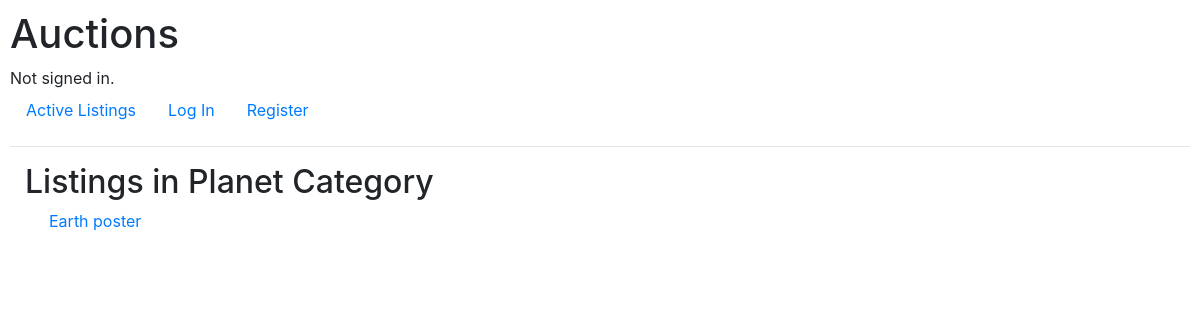
The page /listingsByCategory/Planet on the database as committed earlier.
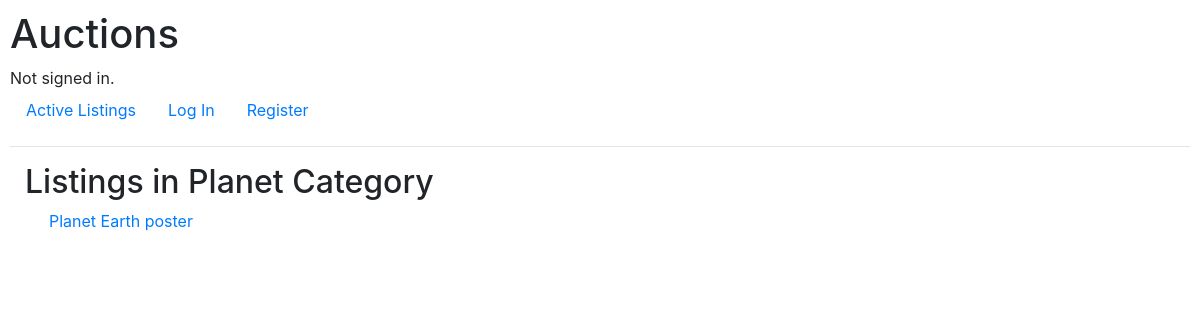
The same page on the database as committed later.
### auctions/models.py (models this page shows, shortened)
class Listing(models.Model):
    title = models.CharField(max_length=64)
    description = models.CharField(max_length=400)
    starting_bid = models.ForeignKey(Bid, on_delete=models.CASCADE, blank=True, related_name="startingBid", default=0)
    image_url = models.CharField(max_length=1000)
    owner = models.ForeignKey(User, on_delete=models.CASCADE, blank=True, related_name="user")
    category = models.ForeignKey(Category, on_delete=models.CASCADE, blank=True, related_name="category")
    is_active = models.BooleanField(default=True)
    watchlist = models.ManyToManyField(User, blank=True, related_name="watchlistListing")
    bid_counter = models.IntegerField(default = 0)

### auctions/views.py (the view)
# urls.py: path("listingsByCategory/<str:category>", views.listingsByCategory, name="listingsByCategory"),
def listingsByCategory(request, category):
    cat = Category.objects.get(category_name = category)
    listingsByCategory = Listing.objects.filter(category = cat)
    return render(request, 'auctions/listingsByCategory.html', {
        "category": category,
        "listingsByCategory": listingsByCategory
    })

### auctions/templates/auctions/listingsByCategory.html
{% extends 'auctions/layout.html' %} {% block body %}
<div class="container-fluid">
  <h2>Listings in {{ category }} Category</h2>
  <ul class="list-unstyled ml-4">
    {% if not listingsByCategory %}
    <p>No listings in this Category</p>
    {% else %} {% for listing in listingsByCategory %}
    <li>
      <a href="{% url 'listing' listing.id %}"> {{ listing.title}}</a>
    </li>
    {% endfor %}
  </ul>
  {% endif %}
</div>
{% endblock %}

Rows that differ between the two databases and show on the page:
removed Listing: title "Earth poster"
added Listing: title "Planet Earth poster"
